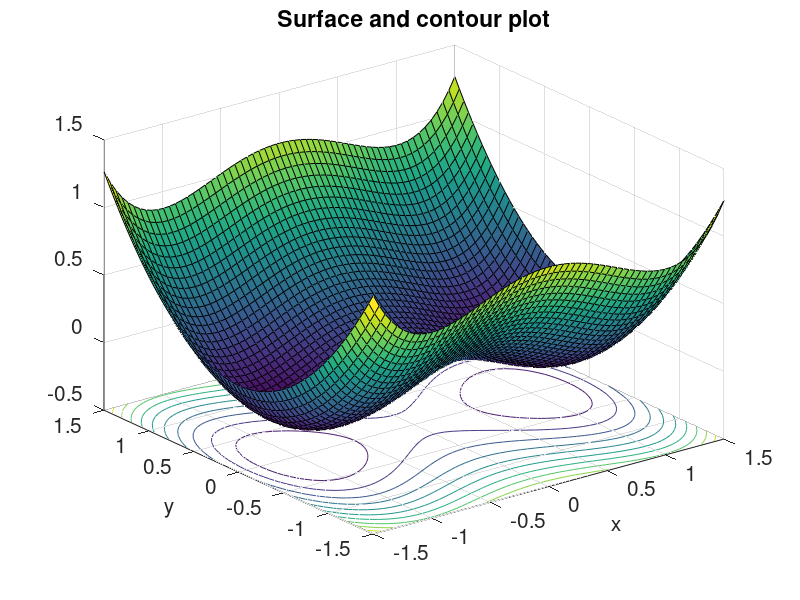
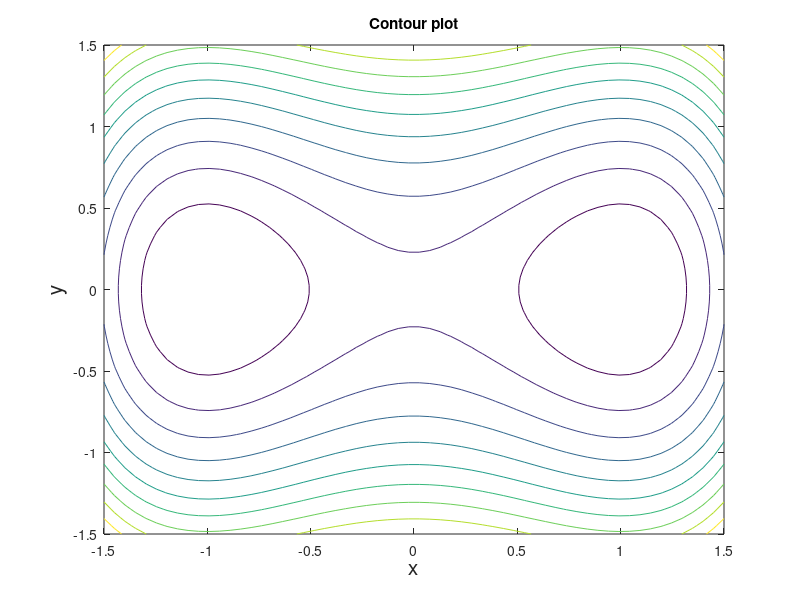

The MATLAB source for these figures, in order:
% Programs 12a - Surface and Contour Plots. 
% Chapter 12 - Hamiltonian Systems, Lyapunov Functions, and Stability.
% Copyright Springer 2014. Stephen Lynch.

% The double-well potential (Fig. 12.5(b)).
figure;
fsize=15;
ezsurfc('-x^2/2+x^4/4+y^2/2',[-1.5,1.5]);
set(gca,'XTick',-1.5:0.5:1.5,'FontSize',fsize)
set(gca,'YTick',-1.5:0.5:1.5,'FontSize',fsize)
xlabel('x','FontSize',fsize)
ylabel('y','FontSize',fsize)
title('Surface and contour plot')
figure
ezcontour('-x^2/2+x^4/4+y^2/2',[-1.5,1.5]);
xlabel('x','FontSize',fsize)
ylabel('y','FontSize',fsize)
title('Contour plot')

% End of Programs 12a.
